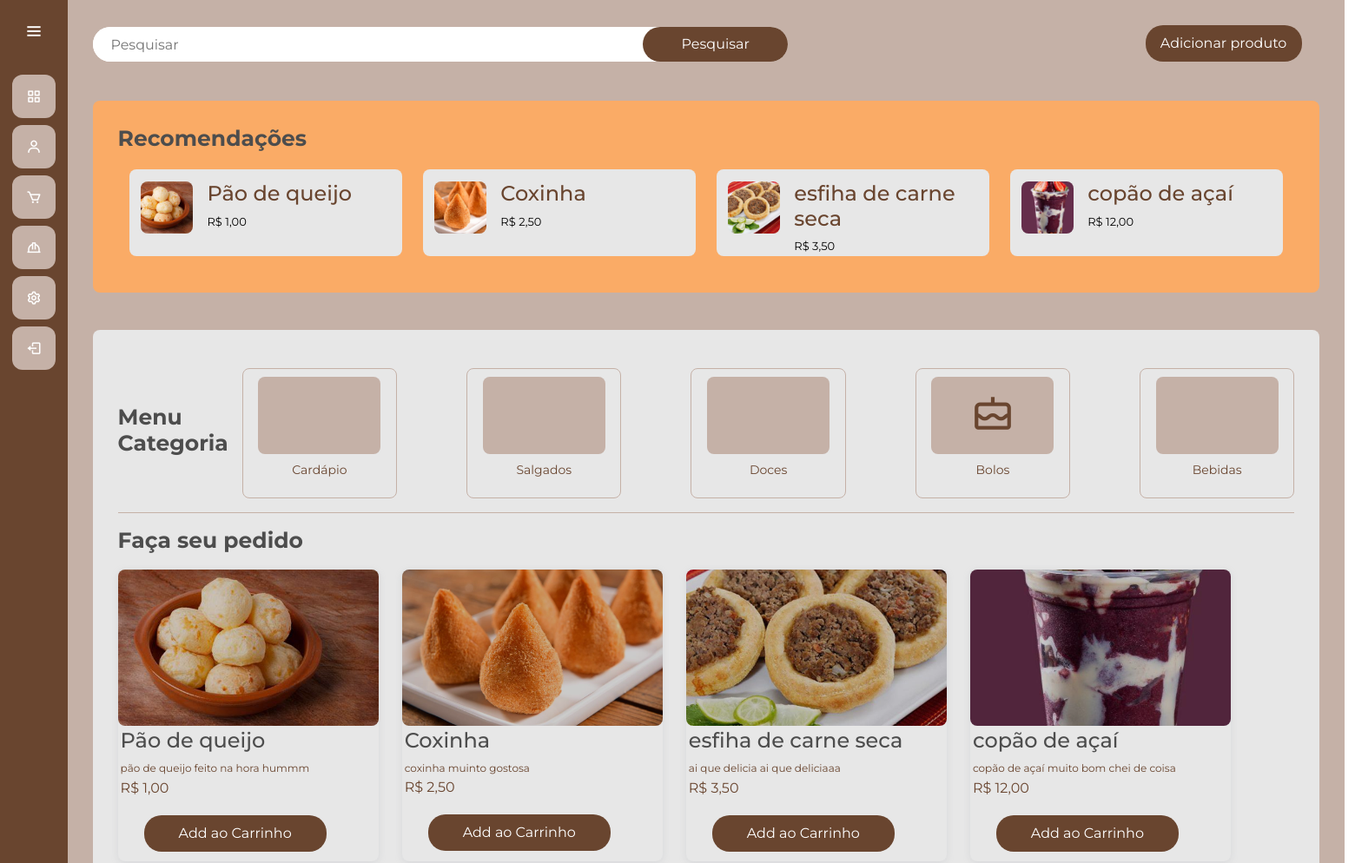
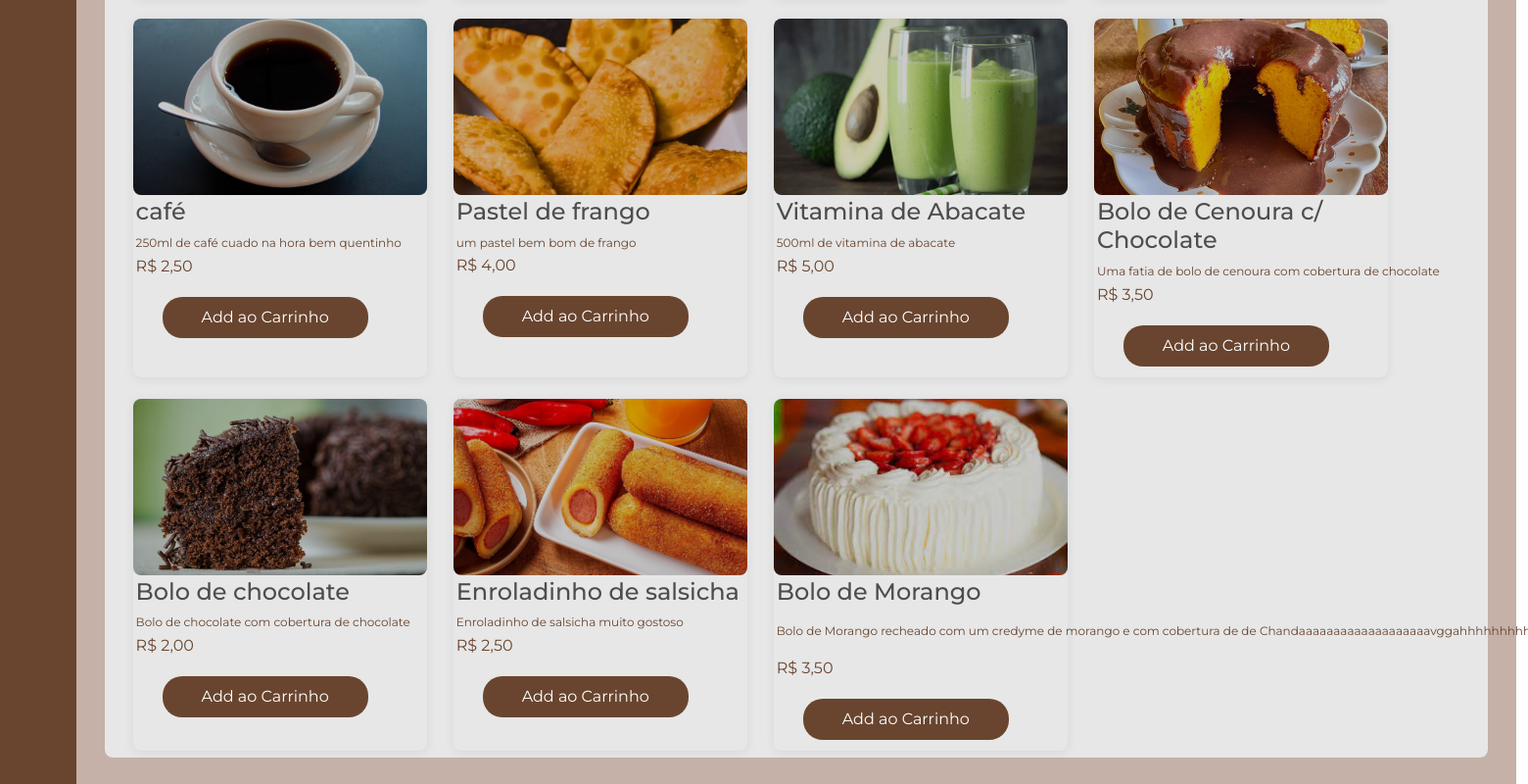
The app's page /gerenciamento/ with its own data (2 pictures, top to bottom).
### gerenciamento/models.py (models this page shows, shortened)
class Produto(models.Model):
    CATEGORIA_CHOICES = [
        ('doce', 'Doce'),
        ('salgado', 'Salgado'),
        ('bebida', 'Bebida'),
        ('bolo', 'Bolo')
    ]
    id_produto = models.AutoField(primary_key=True)
    nome_produto = models.CharField(max_length=255)
    descricao = models.CharField(max_length=255)
    preco = models.FloatField()
    ingredientes = models.ManyToManyField(Ingrediente, through='ProdutoIngrediente')
    categoria = models.CharField(max_length=15, choices=CATEGORIA_CHOICES, default='salgado')
    imagem = models.ImageField(upload_to='media/', null=True, blank=True)
    @property
    def imageURL(self):
        try:
            url = self.imagem.url
        except:
            url = ''
        return url

### gerenciamento/views.py (the view)
# urls.py: path('', views.principalGerente, name='gerenciamento'),
def principalGerente(request):
    produtos_list = Produto.objects.all()
    return render(request, 'principalGerente.html', {'produtos': produtos_list})

### gerenciamento/templates/principalGerente.html (shortened to what this page needs)
{% extends "gerente.html" %}
{% load static %}
{% block 'head' %}
    <link rel="stylesheet" href="{% static 'usuarios/css/telaprincipal.css' %}">
    <link rel="stylesheet" href="{% static 'gerenciamento/css/gerenciamento.css' %}">
    <link href='https://unpkg.com/boxicons@2.1.4/css/boxicons.min.css' rel='stylesheet'>
{% endblock %}
{% block 'dashboard' %}
<body>
    <div class="main">
        <div class="main-navbar">
            <div class="search">
                <form id="pesquisa-produto" method="GET" action="{% url 'pesquisar_produto' %}">
                    <input type="text" placeholder="Pesquisar" name="Pesquisar" value="{{termo_pesquisa}}">
                    <button class="search-btn">Pesquisar</button>
                </form>
            </div>
            <div class="add-produto" name="addProduto">
                <a href="{% url 'addProduto' %}">
                    <button class="add-btn">Adicionar produto</button>
                </a>
            </div>
        </div>
        <div class="main-highlight">
            <div class="main-header">
                <h2 class="main-title">Recomendações</h2>
            </div>
            <div class="highlight-wrapper">
                {% for produto in produtos|slice:":4" %}
                    <div class="highlight-card">
                        <img class="highlight-img" src="{{ produto.imagem.url }}" alt="{{ produto.nome_produto }}">
                        <div class="highlight-desc">
                            <h4>{{ produto.nome_produto }}</h4>
                            <p>R$ {{ produto.preco|floatformat:2 }}</p>
                        </div>
                    </div>
                {% endfor %}
            </div>
        </div>
        <div class="main-menus">
            <div class="main-filter">
                <div>
                    <h2 class="main-title">Menu<br>Categoria</h2>
                </div>
                <div class="filter-wrapper">
                    <div class="filter-card category-filter" data-category="cardapio">
                        <div class="filter-icon">
                        </div>
                        <p>Cardápio</p>
                    </div>
                    <div class="filter-card category-filter" data-category="salgado">
                        <div class="filter-icon">
                        </div>
                        <p>Salgados</p>
                    </div>
                    <div class="filter-card category-filter" data-category="doce">
                        <div class="filter-icon">
                        </div>
                        <p>Doces</p>
                    </div>
                    <div class="filter-card category-filter" data-category="bolo">
                        <div class="filter-icon">
                            <i class='bx bx-cake'></i>
                        </div>
                        <p>Bolos</p>
                    </div>
                    <div class="filter-card category-filter" data-category="bebida">
                        <div class="filter-icon">
                        </div>
                        <p>Bebidas</p>
                    </div>
                </div>
            </div>
            <hr class="divider">
            <div class="main-detail">
                <h2 class="main-title">Faça seu pedido</h2>
                <div class="detail-wrapper">
                    {% for produto in produtos %}
                    <div class="detail-card produto-card {{ produto.categoria }}" >
                        <span class="detail-icon" onclick="expandirProduto('{{produto.id_produto}}', '{{produto.imageURL}}', '{{produto.nome_produto}}', '{{produto.descricao}}', '{{produto.preco}}')">
                            <img class="detail-img" src="{{ produto.imagem.url }}" alt="{{ produto.nome_produto }}">
                        </span>
                        <div class="detail-desc">
                            <div class="detail-name">
                                <h4>{{produto.nome_produto}}</h4>
                                <p class="detail-sub">{{produto.descricao}}</p>
                                <p class="price">R$ {{produto.preco|floatformat:2}}</p>
                            </div>
                        </div>
                        <div class="row">
                            <button type="button" data-produto="{{produto.id_produto}}" data-action="add" class="btn botao-add-carrinho add-btn update-cart">Add ao Carrinho</button>
                        </div>
                    </div>
                    {% endfor %}
                </div>
            </div>
        </div>
    </div>
</body>
{% endblock %}

### templates/static/general/css/base.css (style rules this page uses)
* { margin: 0; padding: 0; box-sizing: border-box; font-family: "Montserrat" , sans-serif; }
body { background-color: hsl(0, 0%, 98%); }
h1,h2,h3,h4,h5,h6 { color:hsl(0, 0%, 30%); }
.btn { border-radius: 0; }

### templates/static/general/css/general.css (style rules this page uses)
:root { --main-color: #c5b1a7; --dark-color: #69452F; --light-color: #E7E7E7; --contrast-color: #faab66; --differential-color: #4b280b; --red-color: #9E7047; }

### templates/static/usuarios/css/telaprincipal.css (style rules this page uses)
:root { --main-color: #c5b1a7; --dark-color: #69452F; --light-color: #E7E7E7; --contrast-color: #faab66; --differential-color: #4b280b; --red-color: #9E7047; }
* { margin: 0; padding: 0; box-sizing: border-box; outline: none; font-family: 'Montserrat', sans-serif; }
body { width: 100%; height: auto; display: flex; }
.main { width: 100%; height: max-content; padding: 2%; min-height: 100vh; background-color: var(--main-color); }
.main-navbar { display: flex; justify-content: space-between; align-items: center; }
.search { width: 800px; height: 40px; display: flex; justify-content: space-around; background-color: white; border-radius: 20px; }
.search input { width: 80%; height: 100%; padding: 20px; border: none; border-radius: 20px; }
.search-btn { background-color: var(--dark-color); color: white; border: none; border-radius: 20px; width: 180px; cursor: pointer; margin-left: 35px; height: 40px; }
.add-btn { background-color: var(--dark-color); color: white; border: none; border-radius: 20px; width: 180px; cursor: pointer; margin-left: 35px; padding: 9px; }
#pesquisa-produto { width: 800px; display: flex; margin: 0 auto; }
.main-highlight { margin: 3% 0; padding: 2%; background-color: var(--contrast-color); border-radius: 8px; }
.main-header { display: flex; width: 100%; justify-content: space-between; align-items: center; }
.main-title { font-size: 20px; font-weight: 700; }
.highlight-wrapper { width: 100%; display: flex; padding: 1%; border-radius: 8px; gap: 1.5rem; overflow-x: hidden; }
.highlight-card { display: flex; flex-direction: row; min-width: 200px; width: 80%; max-height: 100px; gap: 1rem; border-radius: 8px; padding: 1%; background-color: var(--light-color); cursor: pointer; }
.highlight-img { width: 60px; height: 60px; border-radius: 8px; object-fit: cover; object-position: center; }
.highlight-desc h4 { color: var(--dark-color); }
.highlight-desc p { color: black; font-size: 13px; }
.main-menus { min-height: 100%; background-color: var(--light-color); padding: 2%; border-radius: 8px; }
.main-filter { width: 100%; display: flex; flex-direction: row; align-items: center; margin-top: 1rem; gap: 1rem; }
.filter-wrapper { display: flex; justify-content: flex-start; overflow-x: hidden; width: 100%; height: 150px; gap: 5rem; }
.filter-card { display: flex; flex-direction: column; align-items: center; justify-content: space-around; min-width: 80px; width: 200px; height: 100%; background-color: var(--light-color); color: var(--dark-color); border-radius: 8px; border: 1px solid var(--main-color); font-size: 14px; cursor: pointer; }
.filter-icon { margin-top: 5px; display: flex; justify-content: center; align-items: center; width: 80%; height: 60%; font-size: 50px; background-color: var(--main-color); color: var(--dark-color); border-radius: 8px; }
.filter-card.category-filter { cursor: pointer; }
.divider { margin: 1rem 0; height: 1px; width: 100%; background-color: var(--main-color); border: none; }
.main-detail { margin: 1rem 0 1.5rem 0; }
.detail-wrapper { display: grid; grid-template-columns: repeat(auto-fit, minmax(250px, 300px)); width: 100%; margin-top: 1rem; gap: 2%; border-radius: 8px; }
.detail-card { height: minmax(280px, 1fr); width: minmax(330px, 360px); height: 100%; background-color: var(--light-color); border-radius: 8px; margin: 1% 0; box-shadow: rgba(149, 157, 165, 0.2) 0px 2px 8px 0px; cursor: pointer; }
.detail-img { width: 100%; height: 180px; border-radius: 8px; object-fit: cover; object-position: center; filter: brightness(0.8); }
.detail-desc { display: flex; justify-content: space-between; align-items: flex-start; padding: 1%; width: 100%; }
.detail-sub { font-size: 12px; color: var(--dark-color); letter-spacing: 0.5; margin: 1% 0; overflow: hidden; text-overflow: ellipsis; white-space: nowrap; max-width: 100%; }
.price { color: var(--dark-color); }

### records on screen
Produto: imagem (picture), nome_produto "Pão de queijo", preco "1,00", descricao "pão de queijo feito na hora hummm"
Produto: imagem (picture), nome_produto "Coxinha", preco "2,50", descricao "coxinha muinto gostosa"
Produto: imagem (picture), nome_produto "esfiha de carne seca", preco "3,50", descricao "ai que delicia ai que deliciaaa"
Produto: imagem (picture), nome_produto "copão de açaí", preco "12,00", descricao "copão de açaí muito bom chei de coisa"
Produto: imagem (picture), nome_produto "café", descricao "250ml de café cuado na hora bem quentinho", preco "2,50"
Produto: imagem (picture), nome_produto "Pastel de frango", descricao "um pastel bem bom de frango", preco "4,00"
Produto: imagem (picture), nome_produto "Vitamina de Abacate", descricao "500ml de vitamina de abacate", preco "5,00"
Produto: imagem (picture), nome_produto "Bolo de Cenoura c/ Chocolate", descricao "Uma fatia de bolo de cenoura com cobertura de chocolate", preco "3,50"
Produto: imagem (picture), nome_produto "Bolo de chocolate", descricao "Bolo de chocolate com cobertura de chocolate", preco "2,00"
Produto: imagem (picture), nome_produto "Enroladinho de salsicha", descricao "Enroladinho de salsicha muito gostoso", preco "2,50"
Produto: imagem (picture), nome_produto "Bolo de Morango", descricao "Bolo de Morango recheado com um credyme de morango e com cobertura de de…", preco "3,50"
